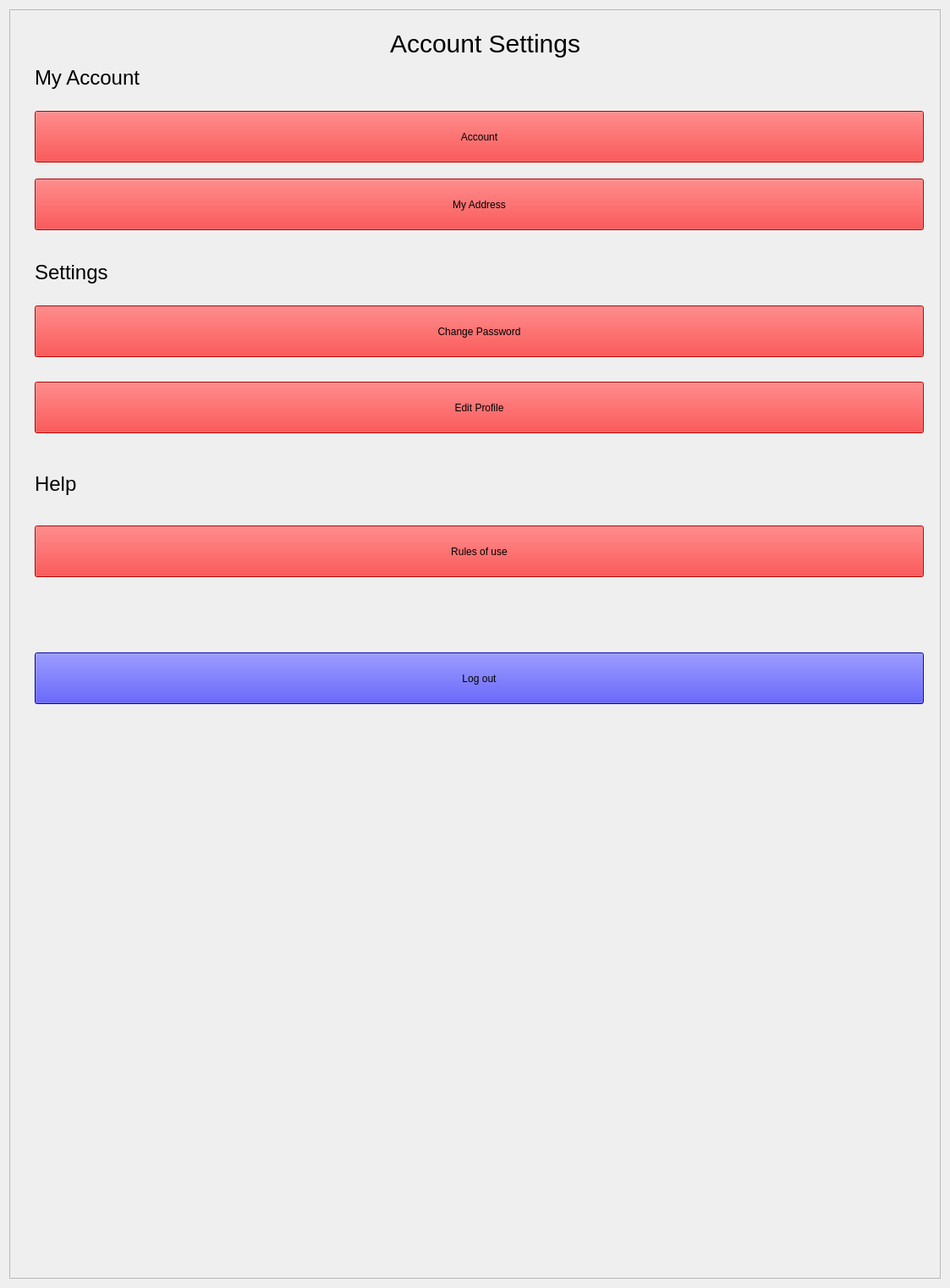
          <widget class="QWidget" name="scrollAreaWidgetContents_5">
           <property name="geometry">
            <rect>
             <x>0</x>
             <y>0</y>
             <width>1123</width>
             <height>1518</height>
            </rect>
           </property>
           <layout class="QVBoxLayout" name="verticalLayout_7">
            <item>
             <widget class="QFrame" name="frame_settings">
              <property name="minimumSize">
               <size>
                <width>0</width>
                <height>1500</height>
               </size>
              </property>
              <property name="frameShape">
               <enum>QFrame::StyledPanel</enum>
              </property>
              <property name="frameShadow">
               <enum>QFrame::Raised</enum>
              </property>
              <widget class="QLabel" name="accsettingslabel">
               <property name="geometry">
                <rect>
                 <x>450</x>
                 <y>10</y>
                 <width>231</width>
                 <height>61</height>
                </rect>
               </property>
               <property name="styleSheet">
                <string notr="true">font-size: 30px;</string>
               </property>
               <property name="text">
                <string>Account Settings</string>
               </property>
              </widget>
              <widget class="QLabel" name="myacclabel">
               <property name="geometry">
                <rect>
                 <x>30</x>
                 <y>50</y>
                 <width>131</width>
                 <height>61</height>
                </rect>
               </property>
               <property name="styleSheet">
                <string notr="true">font-size: 24px;</string>
               </property>
               <property name="text">
                <string>My Account</string>
               </property>
              </widget>
              <widget class="QPushButton" name="accountbuutton">
               <property name="geometry">
                <rect>
                 <x>30</x>
                 <y>200</y>
                 <width>1051</width>
                 <height>61</height>
                </rect>
               </property>
               <property name="styleSheet">
                <string notr="true">background: red;</string>
               </property>
               <property name="text">
                <string>My Address</string>
               </property>
              </widget>
              <widget class="QPushButton" name="accountbutton">
               <property name="geometry">
                <rect>
                 <x>30</x>
                 <y>120</y>
                 <width>1051</width>
                 <height>61</height>
                </rect>
               </property>
               <property name="styleSheet">
                <string notr="true">background: red;</string>
               </property>
               <property name="text">
                <string>Account</string>
               </property>
              </widget>
              <widget class="QLabel" name="settingslabel">
               <property name="geometry">
                <rect>
                 <x>30</x>
                 <y>280</y>
                 <width>131</width>
                 <height>61</height>
                </rect>
               </property>
               <property name="styleSheet">
                <string notr="true">font-size: 24px;</string>
               </property>
               <property name="text">
                <string>Settings</string>
               </property>
              </widget>
              <widget class="QPushButton" name="changepassbutton">
               <property name="geometry">
                <rect>
                 <x>30</x>
                 <y>350</y>
                 <width>1051</width>
                 <height>61</height>
                </rect>
               </property>
               <property name="styleSheet">
                <string notr="true">background: red;</string>
               </property>
               <property name="text">
                <string>Change Password</string>
               </property>
              </widget>
              <widget class="QPushButton" name="editprobutton">
               <property name="geometry">
                <rect>
                 <x>30</x>
                 <y>440</y>
                 <width>1051</width>
                 <height>61</height>
                </rect>
               </property>
               <property name="styleSheet">
                <string notr="true">background: red;</string>
               </property>
               <property name="text">
                <string>Edit Profile</string>
               </property>
              </widget>
              <widget class="QLabel" name="helplabel">
               <property name="geometry">
                <rect>
                 <x>30</x>
                 <y>530</y>
                 <width>131</width>
                 <height>61</height>
                </rect>
               </property>
               <property name="styleSheet">
                <string notr="true">font-size: 24px;</string>
               </property>
               <property name="text">
                <string>Help</string>
               </property>
              </widget>
              <widget class="QPushButton" name="rulebutton">
               <property name="geometry">
                <rect>
                 <x>30</x>
                 <y>610</y>
                 <width>1051</width>
                 <height>61</height>
                </rect>
               </property>
               <property name="styleSheet">
                <string notr="true">background: red;</string>
               </property>
               <property name="text">
                <string>Rules of use</string>
               </property>
              </widget>
              <widget class="QPushButton" name="logoutsettingsbutton">
               <property name="geometry">
                <rect>
                 <x>30</x>
                 <y>760</y>
                 <width>1051</width>
                 <height>61</height>
                </rect>
               </property>
               <property name="styleSheet">
                <string notr="true">background: blue;</string>
               </property>
               <property name="text">
                <string>Log out</string>
               </property>
              </widget>
             </widget>
            </item>
           </layout>
          </widget>
